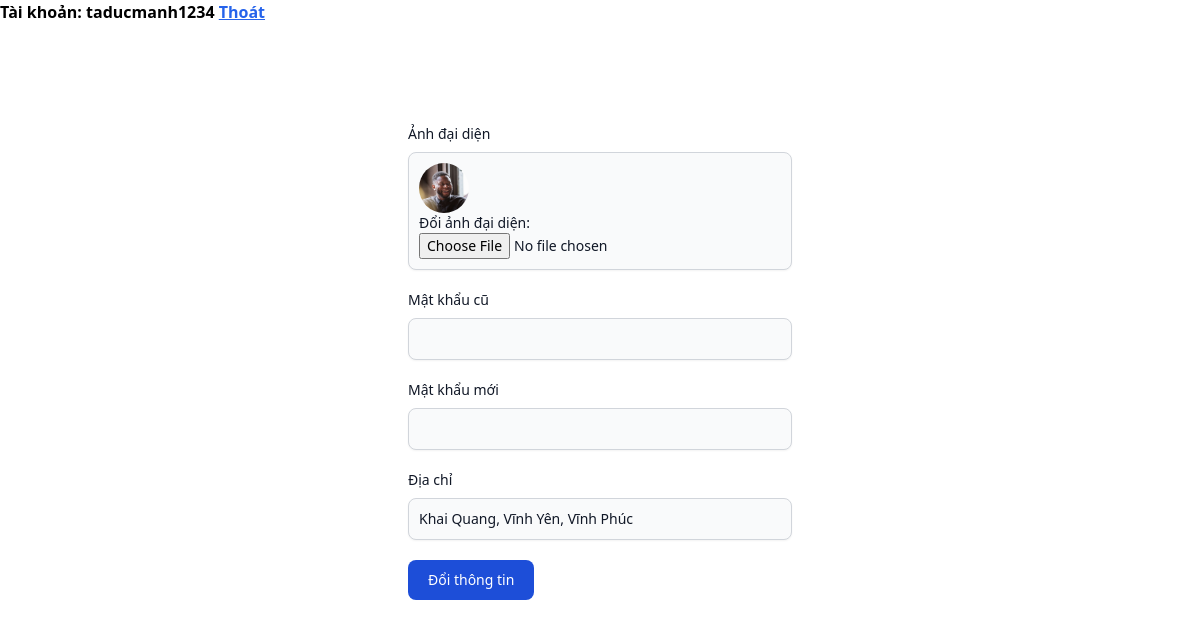
The page /?action=infoUser&userName=taducmanh1234 (signed in) on the database its author committed.
### tables this page shows
CREATE TABLE `users` (
  `id` int(11) NOT NULL,
  `user_name` varchar(255) DEFAULT NULL,
  `user_password` varchar(255) DEFAULT NULL,
  `role` int(11) DEFAULT 0,
  `avatar` varchar(255) DEFAULT 'user-img-default.png',
  `email` varchar(255) NOT NULL,
  `address` text DEFAULT NULL
);

### controllers/usersController.php (called while the page is built, shortened)
<?php
include './model/usersModel.php';
class usersController
{
    public $usersModel;
    public function __construct()
    {
        $this->usersModel = new usersModel;
    }
    public function goToInfoUser($userName)
    {
        $user =  $this->usersModel->getUser($userName);
        return include './views/infoUser.php';
    }
}

### includes/connect_db.php (called while the page is built)
<?php
function connectDB()
{
    $servername = "localhost";
    $username = "root";
    $password = "";
    $db = "project1";
    try {
        $conn = new PDO("mysql:host=$servername;dbname=$db", $username, $password);
        $conn->setAttribute(PDO::ATTR_ERRMODE, PDO::ERRMODE_EXCEPTION);
        return $conn;
    } catch (PDOException $e) {
        echo "Connection failed: " . $e->getMessage();
    }
}

### model/usersModel.php (called while the page is built, shortened)
<?php
require_once './includes/connect_db.php';
class usersModel
{
    public $db;
    public function __construct()
    {
        $this->db = connectDB();
    }
    public function getUser($user_name)
    {
        $stmt = $this->db->prepare("SELECT * FROM users WHERE user_name = ?");
        $stmt->execute([$user_name]);
        return $user = $stmt->fetch(PDO::FETCH_ASSOC);
    }
}

### views/infoUser.php (the view, shortened to what this page needs)
<!DOCTYPE html>
<html lang="en">
<head>
    <link rel="stylesheet" href="./build/tailwind.css" />
</head>
<body>
    <p class=" font-bold text-[#000]">Tài khoản: <?= $user['user_name'] ?> <a href="?action=index"
            class=" underline text-blue-600">Thoát</a></p>
    <form action="?action=startUpdateUser&id=<?= $user['id'] ?>" method="POST" enctype="multipart/form-data"
        class="max-w-sm mx-auto mt-[100px]">
        <div class="mb-5">
            <label for="img" class="block mb-2 text-sm font-medium text-gray-900">
                Ảnh đại diện</label>
            <div
                class="shadow-sm bg-gray-50 border border-gray-300 text-gray-900 text-sm rounded-lg focus:ring-blue-500 focus:border-blue-500 block w-full p-2.5 ">
                <img class="rounded-[50%] h-[50px]" src="./img/<?= $user['avatar'] ?>" alt="">
                <span class=" mb-2 text-sm font-medium text-gray-900">Đổi ảnh đại diện:</span>
                <input type="file" id="img" name="img" class="" value="" />
            </div>
        </div>
        <div class="mb-5">
            <label for="password" class="block mb-2 text-sm font-medium text-gray-900">
                Mật khẩu cũ</label>
            <input type="password" id="password" name="password"
                class="shadow-sm bg-gray-50 border border-gray-300 text-gray-900 text-sm rounded-lg focus:ring-blue-500 focus:border-blue-500 block w-full p-2.5 "
                value="" />
        </div>
        <div class="mb-5">
            <label for="newPassword" class="block mb-2 text-sm font-medium text-gray-900">
                Mật khẩu mới</label>
            <input type="password" id="newPassword" name="newPassword"
                class="shadow-sm bg-gray-50 border border-gray-300 text-gray-900 text-sm rounded-lg focus:ring-blue-500 focus:border-blue-500 block w-full p-2.5 "
                value="" />
        </div>
        <div class="mb-5">
            <label for="address" class="block mb-2 text-sm font-medium text-gray-900">
                Địa chỉ</label>
            <input type="text" id="address" name="address"
                class="shadow-sm bg-gray-50 border border-gray-300 text-gray-900 text-sm rounded-lg focus:ring-blue-500 focus:border-blue-500 block w-full p-2.5 "
                value="<?= $user['address'] ?>" />
        </div>
        <button type="submit" name="btn-updateUser"
            class="text-white bg-blue-700 hover:bg-blue-800 focus:ring-4 focus:outline-none focus:ring-blue-300 font-medium rounded-lg text-sm px-5 py-2.5 text-center ">
            Đổi thông tin </button>
    </form>
</body>
</html>

### rows shown on the page
users: user_name "taducmanh1234", avatar (picture), address "Khai Quang, Vĩnh Yên, Vĩnh Phúc"
